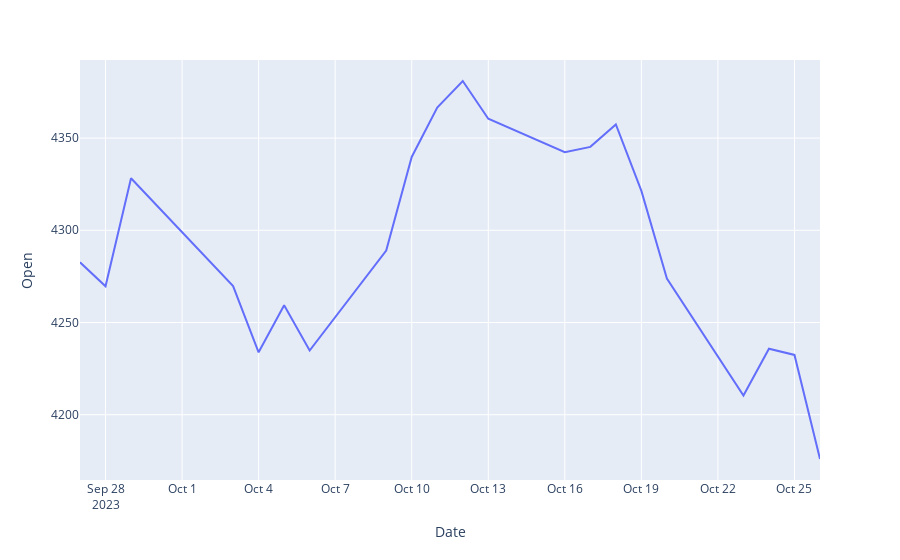

Notebook code cell kept with this figure:
### Code cell
px.line(df, x=df.index, y=df.Open)

### Figure 1 — Plotly figure (JSON) as saved in the notebook; plotly's stock layout.template omitted (floating-point values rounded to 4 significant figures)
{"data": [{"hovertemplate": "Date=%{x}<br>Open=%{y}<extra></extra>", "legendgroup": "", "line": {"color": "#636efa", "dash": "solid"}, "marker": {"symbol": "circle"}, "mode": "lines", "name": "", "orientation": "v", "showlegend": false, "type": "scatter", "x": ["2023-09-27T00:00:00-04:00", "2023-09-28T00:00:00-04:00", "2023-09-29T00:00:00-04:00", "2023-10-02T00:00:00-04:00", "2023-10-03T00:00:00-04:00", "2023-10-04T00:00:00-04:00", "2023-10-05T00:00:00-04:00", "2023-10-06T00:00:00-04:00", "2023-10-09T00:00:00-04:00", "2023-10-10T00:00:00-04:00", "2023-10-11T00:00:00-04:00", "2023-10-12T00:00:00-04:00", "2023-10-13T00:00:00-04:00", "2023-10-16T00:00:00-04:00", "2023-10-17T00:00:00-04:00", "2023-10-18T00:00:00-04:00", "2023-10-19T00:00:00-04:00", "2023-10-20T00:00:00-04:00", "2023-10-23T00:00:00-04:00", "2023-10-24T00:00:00-04:00", "2023-10-25T00:00:00-04:00", "2023-10-26T00:00:00-04:00"], "xaxis": "x", "y": [4283.0, 4270.0, 4328.0, 4285.0, 4270.0, 4234.0, 4259.0, 4235.0, 4289.0, 4340.0, 4367.0, 4381.0, 4360.0, 4342.0, 4345.0, 4357.0, 4321.0, 4274.0, 4210.0, 4236.0, 4232.0, 4176.0], "yaxis": "y"}], "layout": {"legend": {"tracegroupgap": 0}, "margin": {"t": 60}, "xaxis": {"anchor": "y", "domain": [0, 1], "title": {"text": "Date"}}, "yaxis": {"anchor": "x", "domain": [0, 1], "title": {"text": "Open"}}}}
